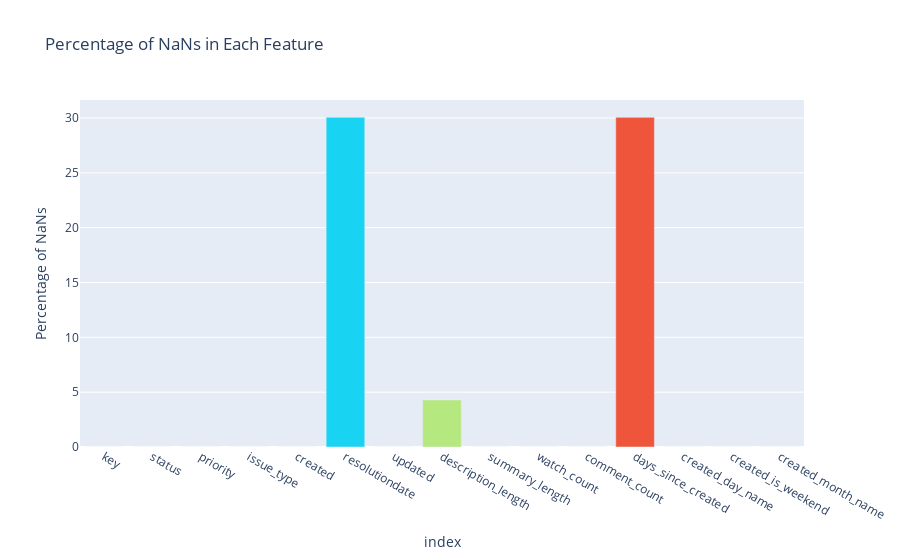

Notebook source saved alongside this figure:
### Code cell
# Create an interactive bar chart using Plotly
fig = px.bar(nan_percentage, x=nan_percentage.index, y=nan_percentage.values,
             labels={'x': 'Features', 'y': 'Percentage of NaNs'},
             title='Percentage of NaNs in Each Feature', color = nan_percentage.index)
fig.update_layout(showlegend=False)  # Remove the legend

fig.show()

### Figure 1 — Plotly figure (JSON) as saved in the notebook; plotly's stock layout.template omitted (floating-point values rounded to 4 significant figures)
{"data": [{"alignmentgroup": "True", "hovertemplate": "index=%{x}<br>Percentage of NaNs=%{y}<extra></extra>", "legendgroup": "key", "marker": {"color": "#636efa", "pattern": {"shape": ""}}, "name": "key", "offsetgroup": "key", "orientation": "v", "showlegend": true, "textposition": "auto", "type": "bar", "x": ["key"], "xaxis": "x", "y": [0], "yaxis": "y"}, {"alignmentgroup": "True", "hovertemplate": "index=%{x}<br>Percentage of NaNs=%{y}<extra></extra>", "legendgroup": "status", "marker": {"color": "#EF553B", "pattern": {"shape": ""}}, "name": "status", "offsetgroup": "status", "orientation": "v", "showlegend": true, "textposition": "auto", "type": "bar", "x": ["status"], "xaxis": "x", "y": [0], "yaxis": "y"}, {"alignmentgroup": "True", "hovertemplate": "index=%{x}<br>Percentage of NaNs=%{y}<extra></extra>", "legendgroup": "priority", "marker": {"color": "#00cc96", "pattern": {"shape": ""}}, "name": "priority", "offsetgroup": "priority", "orientation": "v", "showlegend": true, "textposition": "auto", "type": "bar", "x": ["priority"], "xaxis": "x", "y": [0], "yaxis": "y"}, {"alignmentgroup": "True", "hovertemplate": "index=%{x}<br>Percentage of NaNs=%{y}<extra></extra>", "legendgroup": "issue_type", "marker": {"color": "#ab63fa", "pattern": {"shape": ""}}, "name": "issue_type", "offsetgroup": "issue_type", "orientation": "v", "showlegend": true, "textposition": "auto", "type": "bar", "x": ["issue_type"], "xaxis": "x", "y": [0], "yaxis": "y"}, {"alignmentgroup": "True", "hovertemplate": "index=%{x}<br>Percentage of NaNs=%{y}<extra></extra>", "legendgroup": "created", "marker": {"color": "#FFA15A", "pattern": {"shape": ""}}, "name": "created", "offsetgroup": "created", "orientation": "v", "showlegend": true, "textposition": "auto", "type": "bar", "x": ["created"], "xaxis": "x", "y": [0], "yaxis": "y"}, {"alignmentgroup": "True", "hovertemplate": "index=%{x}<br>Percentage of NaNs=%{y}<extra></extra>", "legendgroup": "resolutiondate", "marker": {"color": "#19d3f3", "pattern": {"shape": ""}}, "name": "resolutiondate", "offsetgroup": "resolutiondate", "orientation": "v", "showlegend": true, "textposition": "auto", "type": "bar", "x": ["resolutiondate"], "xaxis": "x", "y": [30.06], "yaxis": "y"}, {"alignmentgroup": "True", "hovertemplate": "index=%{x}<br>Percentage of NaNs=%{y}<extra></extra>", "legendgroup": "updated", "marker": {"color": "#FF6692", "pattern": {"shape": ""}}, "name": "updated", "offsetgroup": "updated", "orientation": "v", "showlegend": true, "textposition": "auto", "type": "bar", "x": ["updated"], "xaxis": "x", "y": [0], "yaxis": "y"}, {"alignmentgroup": "True", "hovertemplate": "index=%{x}<br>Percentage of NaNs=%{y}<extra></extra>", "legendgroup": "description_length", "marker": {"color": "#B6E880", "pattern": {"shape": ""}}, "name": "description_length", "offsetgroup": "description_length", "orientation": "v", "showlegend": true, "textposition": "auto", "type": "bar", "x": ["description_length"], "xaxis": "x", "y": [4.29], "yaxis": "y"}, {"alignmentgroup": "True", "hovertemplate": "index=%{x}<br>Percentage of NaNs=%{y}<extra></extra>", "legendgroup": "summary_length", "marker": {"color": "#FF97FF", "pattern": {"shape": ""}}, "name": "summary_length", "offsetgroup": "summary_length", "orientation": "v", "showlegend": true, "textposition": "auto", "type": "bar", "x": ["summary_length"], "xaxis": "x", "y": [0], "yaxis": "y"}, {"alignmentgroup": "True", "hovertemplate": "index=%{x}<br>Percentage of NaNs=%{y}<extra></extra>", "legendgroup": "watch_count", "marker": {"color": "#FECB52", "pattern": {"shape": ""}}, "name": "watch_count", "offsetgroup": "watch_count", "orientation": "v", "showlegend": true, "textposition": "auto", "type": "bar", "x": ["watch_count"], "xaxis": "x", "y": [0], "yaxis": "y"}, {"alignmentgroup": "True", "hovertemplate": "index=%{x}<br>Percentage of NaNs=%{y}<extra></extra>", "legendgroup": "comment_count", "marker": {"color": "#636efa", "pattern": {"shape": ""}}, "name": "comment_count", "offsetgroup": "comment_count", "orientation": "v", "showlegend": true, "textposition": "auto", "type": "bar", "x": ["comment_count"], "xaxis": "x", "y": [0], "yaxis": "y"}, {"alignmentgroup": "True", "hovertemplate": "index=%{x}<br>Percentage of NaNs=%{y}<extra></extra>", "legendgroup": "days_since_created", "marker": {"color": "#EF553B", "pattern": {"shape": ""}}, "name": "days_since_created", "offsetgroup": "days_since_created", "orientation": "v", "showlegend": true, "textposition": "auto", "type": "bar", "x": ["days_since_created"], "xaxis": "x", "y": [30.06], "yaxis": "y"}, {"alignmentgroup": "True", "hovertemplate": "index=%{x}<br>Percentage of NaNs=%{y}<extra></extra>", "legendgroup": "created_day_name", "marker": {"color": "#00cc96", "pattern": {"shape": ""}}, "name": "created_day_name", "offsetgroup": "created_day_name", "orientation": "v", "showlegend": true, "textposition": "auto", "type": "bar", "x": ["created_day_name"], "xaxis": "x", "y": [0], "yaxis": "y"}, {"alignmentgroup": "True", "hovertemplate": "index=%{x}<br>Percentage of NaNs=%{y}<extra></extra>", "legendgroup": "created_is_weekend", "marker": {"color": "#ab63fa", "pattern": {"shape": ""}}, "name": "created_is_weekend", "offsetgroup": "created_is_weekend", "orientation": "v", "showlegend": true, "textposition": "auto", "type": "bar", "x": ["created_is_weekend"], "xaxis": "x", "y": [0], "yaxis": "y"}, {"alignmentgroup": "True", "hovertemplate": "index=%{x}<br>Percentage of NaNs=%{y}<extra></extra>", "legendgroup": "created_month_name", "marker": {"color": "#FFA15A", "pattern": {"shape": ""}}, "name": "created_month_name", "offsetgroup": "created_month_name", "orientation": "v", "showlegend": true, "textposition": "auto", "type": "bar", "x": ["created_month_name"], "xaxis": "x", "y": [0], "yaxis": "y"}], "layout": {"barmode": "relative", "legend": {"title": {"text": "index"}, "tracegroupgap": 0}, "showlegend": false, "title": {"text": "Percentage of NaNs in Each Feature"}, "xaxis": {"anchor": "y", "categoryarray": ["key", "status", "priority", "issue_type", "created", "resolutiondate", "updated", "description_length", "summary_length", "watch_count", "comment_count", "days_since_created", "created_day_name", "created_is_weekend", "created_month_name"], "categoryorder": "array", "domain": [0, 1], "title": {"text": "index"}}, "yaxis": {"anchor": "x", "domain": [0, 1], "title": {"text": "Percentage of NaNs"}}}}
